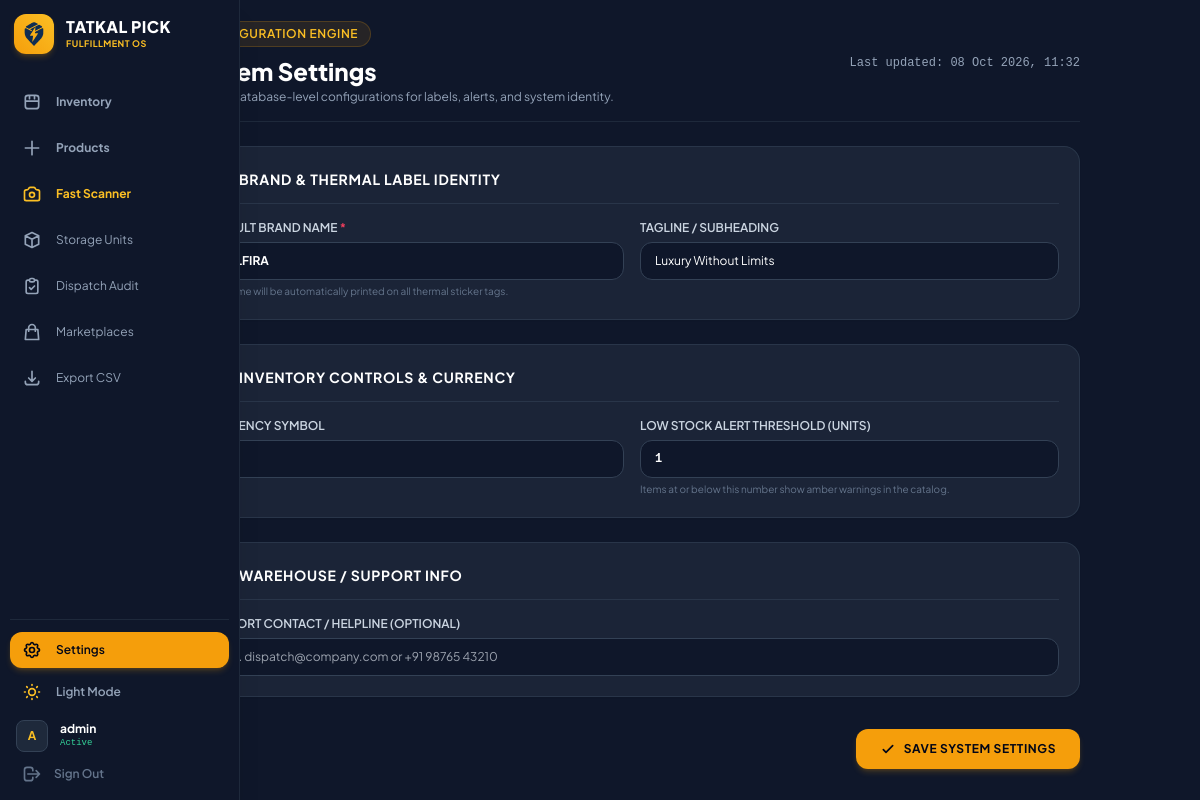
Page /settings/ (signed in) on the committed database.
### sku_manager/models.py (models this page shows)
class AppSettings(models.Model):
    brand_name = models.CharField(max_length=100, default='TATKAL PICK')
    tagline = models.CharField(max_length=150, blank=True, default='Universal Inventory & Dispatch')
    currency_symbol = models.CharField(max_length=10, default='₹')
    low_stock_threshold = models.PositiveIntegerField(default=5)
    support_contact = models.CharField(max_length=100, blank=True, default='')
    updated_at = models.DateTimeField(auto_now=True)
    @classmethod
    def get_settings(cls):
        obj, _ = cls.objects.get_or_create(id=1)
        return obj

### sku_manager/views.py (the view, shortened to what this page needs)
# urls.py: path('settings/', views.app_settings_view, name='app_settings'),
@login_required(login_url='login')
def app_settings_view(request):
    settings_obj = AppSettings.get_settings()
    return render(request, 'sku_manager/settings.html', {
        'settings': settings_obj,
        'active_page': 'settings',
    })

### templates/sku_manager/settings.html (shortened to what this page needs)
{% extends "sku_manager/base.html" %}
{% block content %}
<div class="max-w-4xl mx-auto space-y-6">
  <header class="flex flex-col sm:flex-row sm:items-center justify-between border-b border-slate-200 dark:border-slate-800 pb-4 gap-4">
    <div>
      <div class="inline-flex items-center gap-2 px-3 py-1 rounded-full bg-amber-500/10 text-amber-600 dark:text-amber-400 border border-amber-500/20 text-xs font-semibold uppercase tracking-wider mb-2">
        Configuration Engine
      </div>
      <h1 class="text-2xl font-extrabold text-slate-900 dark:text-white">System Settings</h1>
      <p class="text-slate-500 dark:text-slate-400 text-xs mt-0.5">Manage database-level configurations for labels, alerts, and system identity.</p>
    </div>
    <div class="text-xs font-mono text-slate-400">
      Last updated: {{ settings.updated_at|date:"d M Y, H:i" }}
    </div>
  </header>
  <form method="POST" action="{% url 'app_settings' %}" class="space-y-6">
    <div class="bg-white dark:bg-slate-800/80 border border-slate-200 dark:border-slate-700/60 rounded-2xl p-5 shadow-sm space-y-4">
      <div class="flex items-center gap-2.5 border-b border-slate-100 dark:border-slate-700/60 pb-3">
        <span class="w-6 h-6 rounded-lg bg-amber-500/20 text-amber-600 dark:text-amber-400 flex items-center justify-center text-xs font-bold">1</span>
        <h2 class="text-sm font-bold uppercase tracking-wider text-slate-800 dark:text-white">Brand & Thermal Label Identity</h2>
      </div>
      <div class="grid grid-cols-1 sm:grid-cols-2 gap-4">
        <div>
          <label class="block text-xs font-semibold text-slate-700 dark:text-slate-300 uppercase mb-1.5">
            Default Brand Name <span class="text-rose-500">*</span>
          </label>
          <input type="text" name="brand_name" required value="{{ settings.brand_name }}" placeholder="e.g. TATKAL PICK, AURA STORE"
            class="w-full bg-slate-50 dark:bg-slate-900 border border-slate-300 dark:border-slate-700 rounded-xl px-3.5 py-2.5 text-xs text-slate-900 dark:text-white font-bold uppercase focus:outline-none focus:border-amber-500 transition">
          <p class="text-[10px] text-slate-500 mt-1">This name will be automatically printed on all thermal sticker tags.</p>
        </div>
        <div>
          <label class="block text-xs font-semibold text-slate-700 dark:text-slate-300 uppercase mb-1.5">
            Tagline / Subheading
          </label>
          <input type="text" name="tagline" value="{{ settings.tagline }}" placeholder="e.g. Universal Inventory & Dispatch"
            class="w-full bg-slate-50 dark:bg-slate-900 border border-slate-300 dark:border-slate-700 rounded-xl px-3.5 py-2.5 text-xs text-slate-900 dark:text-white focus:outline-none focus:border-amber-500 transition">
        </div>
      </div>
    </div>
    <div class="bg-white dark:bg-slate-800/80 border border-slate-200 dark:border-slate-700/60 rounded-2xl p-5 shadow-sm space-y-4">
      <div class="flex items-center gap-2.5 border-b border-slate-100 dark:border-slate-700/60 pb-3">
        <span class="w-6 h-6 rounded-lg bg-blue-500/20 text-blue-600 dark:text-blue-400 flex items-center justify-center text-xs font-bold">2</span>
        <h2 class="text-sm font-bold uppercase tracking-wider text-slate-800 dark:text-white">Inventory Controls & Currency</h2>
      </div>
      <div class="grid grid-cols-1 sm:grid-cols-2 gap-4">
        <div>
          <label class="block text-xs font-semibold text-slate-700 dark:text-slate-300 uppercase mb-1.5">
            Currency Symbol
          </label>
          <input type="text" name="currency_symbol" value="{{ settings.currency_symbol }}" maxlength="5" placeholder="₹"
            class="w-full bg-slate-50 dark:bg-slate-900 border border-slate-300 dark:border-slate-700 rounded-xl px-3.5 py-2.5 text-xs text-slate-900 dark:text-white font-mono font-bold focus:outline-none focus:border-amber-500 transition">
        </div>
        <div>
          <label class="block text-xs font-semibold text-slate-700 dark:text-slate-300 uppercase mb-1.5">
            Low Stock Alert Threshold (Units)
          </label>
          <input type="number" min="1" name="low_stock_threshold" value="{{ settings.low_stock_threshold }}"
            class="w-full bg-slate-50 dark:bg-slate-900 border border-slate-300 dark:border-slate-700 rounded-xl px-3.5 py-2.5 text-xs text-slate-900 dark:text-white font-mono font-bold focus:outline-none focus:border-amber-500 transition">
          <p class="text-[10px] text-slate-500 mt-1">Items at or below this number show amber warnings in the catalog.</p>
        </div>
      </div>
    </div>
    <div class="bg-white dark:bg-slate-800/80 border border-slate-200 dark:border-slate-700/60 rounded-2xl p-5 shadow-sm space-y-4">
      <div class="flex items-center gap-2.5 border-b border-slate-100 dark:border-slate-700/60 pb-3">
        <span class="w-6 h-6 rounded-lg bg-emerald-500/20 text-emerald-600 dark:text-emerald-400 flex items-center justify-center text-xs font-bold">3</span>
        <h2 class="text-sm font-bold uppercase tracking-wider text-slate-800 dark:text-white">Warehouse / Support Info</h2>
      </div>
      <div>
        <label class="block text-xs font-semibold text-slate-700 dark:text-slate-300 uppercase mb-1.5">
          Support Contact / Helpline (Optional)
        </label>
        <input type="text" name="support_contact" value="{{ settings.support_contact }}" placeholder="e.g. dispatch@company.com or +91 98765 43210"
          class="w-full bg-slate-50 dark:bg-slate-900 border border-slate-300 dark:border-slate-700 rounded-xl px-3.5 py-2.5 text-xs text-slate-900 dark:text-white focus:outline-none focus:border-amber-500 transition">
      </div>
    </div>
    <div class="flex justify-end pt-2">
      <button type="submit" class="bg-amber-500 hover:bg-amber-400 active:bg-amber-600 text-slate-950 font-bold px-6 py-3 rounded-xl transition shadow-md shadow-amber-500/20 text-xs uppercase tracking-wider flex items-center gap-2">
        <svg class="w-4 h-4" fill="none" stroke="currentColor" viewBox="0 0 24 24"><path stroke-linecap="round" stroke-linejoin="round" stroke-width="2.5" d="M5 13l4 4L19 7"></path></svg>
        Save System Settings
      </button>
    </div>
  </form>
</div>
{% endblock %}

### templates/sku_manager/base.html (shortened to what this page needs)
{% load static %}
<!DOCTYPE html>
<html lang="en" class="dark">
<head>
  <script src="https://cdn.tailwindcss.com"></script>
</head>
<body class="bg-slate-100 text-slate-800 dark:bg-slate-900 dark:text-slate-100 min-h-screen flex antialiased transition-colors duration-200">
  <aside class="group fixed left-0 top-0 z-40 h-screen w-16 hover:w-60 transition-all duration-300 ease-in-out bg-white border-r border-slate-200 dark:bg-slate-900 dark:border-slate-800 flex flex-col justify-between p-2.5 shadow-xl overflow-hidden">
    <div class="space-y-6">
      <a href="{% url 'inventory_list' %}" class="flex items-center gap-3 px-1 py-1">
        <div class="w-10 h-10 min-w-[40px] rounded-xl bg-gradient-to-tr from-amber-500 to-amber-400 flex items-center justify-center shadow-md shadow-amber-500/20 text-slate-950">
          <img src="{% static 'tatkal-pick-icon.svg' %}" class="w-7 h-7 object-contain" alt="Tatkal Pick">
        </div>
        <div class="opacity-0 group-hover:opacity-100 transition-opacity duration-200 whitespace-nowrap overflow-hidden">
          <div class="font-black text-slate-900 dark:text-white text-base tracking-wide leading-tight">TATKAL PICK</div>
          <div class="text-[9px] text-amber-600 dark:text-amber-400 uppercase font-bold tracking-wider">Fulfillment OS</div>
        </div>
      </a>
      <nav class="space-y-1.5">
        <a href="{% url 'inventory_list' %}" title="Inventory"
          class="flex items-center gap-3.5 px-3 py-2.5 rounded-xl transition {% if active_page == 'inventory' %}bg-amber-500 text-slate-950 font-bold shadow-md shadow-amber-500/20{% else %}text-slate-600 dark:text-slate-400 hover:bg-slate-100 dark:hover:bg-slate-800 dark:hover:text-white{% endif %}">
          <svg class="w-5 h-5 min-w-[20px]" fill="none" stroke="currentColor" viewBox="0 0 24 24"><path stroke-linecap="round" stroke-linejoin="round" stroke-width="2" d="M4 7v10c0 2 1.5 3 3.5 3h9c2 0 3.5-1 3.5-3V7c0-2-1.5-3-3.5-3h-9C5.5 4 4 5 4 7zm0 4h16M9 4v4m6-4v4"></path></svg>
          <span class="opacity-0 group-hover:opacity-100 transition-opacity duration-200 whitespace-nowrap text-xs font-bold">Inventory</span>
        </a>
        <a href="{% url 'product_master' %}" title="Add Products & Catalog"
          class="flex items-center gap-3.5 px-3 py-2.5 rounded-xl transition {% if active_page == 'products' %}bg-amber-500 text-slate-950 font-bold shadow-md shadow-amber-500/20{% else %}text-slate-600 dark:text-slate-400 hover:bg-slate-100 dark:hover:bg-slate-800 dark:hover:text-white{% endif %}">
          <svg class="w-5 h-5 min-w-[20px]" fill="none" stroke="currentColor" viewBox="0 0 24 24"><path stroke-linecap="round" stroke-linejoin="round" stroke-width="2" d="M12 4v16m8-8H4"></path></svg>
          <span class="opacity-0 group-hover:opacity-100 transition-opacity duration-200 whitespace-nowrap text-xs font-bold">Products</span>
        </a>
        <a href="{% url 'sku_scanner' %}" title="Camera Scanner"
          class="flex items-center gap-3.5 px-3 py-2.5 rounded-xl transition {% if active_page == 'scanner' %}bg-amber-500 text-slate-950 font-bold shadow-md shadow-amber-500/20{% else %}text-amber-600 dark:text-amber-400 hover:bg-slate-100 dark:hover:bg-slate-800{% endif %}">
          <span class="opacity-0 group-hover:opacity-100 transition-opacity duration-200 whitespace-nowrap text-xs font-bold">Fast Scanner</span>
        </a>
        <a href="{% url 'box_manager' %}" title="Storage Boxes"
          class="flex items-center gap-3.5 px-3 py-2.5 rounded-xl transition {% if active_page == 'boxes' %}bg-amber-500 text-slate-950 font-bold shadow-md shadow-amber-500/20{% else %}text-slate-600 dark:text-slate-400 hover:bg-slate-100 dark:hover:bg-slate-800 dark:hover:text-white{% endif %}">
          <svg class="w-5 h-5 min-w-[20px]" fill="none" stroke="currentColor" viewBox="0 0 24 24"><path stroke-linecap="round" stroke-linejoin="round" stroke-width="2" d="M20 7l-8-4-8 4m16 0l-8 4m8-4v10l-8 4m0-10L4 7m8 4v10M4 7v10l8 4"></path></svg>
          <span class="opacity-0 group-hover:opacity-100 transition-opacity duration-200 whitespace-nowrap text-xs">Storage Units</span>
        </a>
        <a href="{% url 'dispatch_logs' %}" title="Dispatch Logs"
          class="flex items-center gap-3.5 px-3 py-2.5 rounded-xl transition {% if active_page == 'dispatch_logs' %}bg-amber-500 text-slate-950 font-bold shadow-md shadow-amber-500/20{% else %}text-slate-600 dark:text-slate-400 hover:bg-slate-100 dark:hover:bg-slate-800 dark:hover:text-white{% endif %}">
          <svg class="w-5 h-5 min-w-[20px]" fill="none" stroke="currentColor" viewBox="0 0 24 24"><path stroke-linecap="round" stroke-linejoin="round" stroke-width="2" d="M9 5H7a2 2 0 00-2 2v12a2 2 0 002 2h10a2 2 0 002-2V7a2 2 0 00-2-2h-2M9 5a2 2 0 002 2h2a2 2 0 002-2M9 5a2 2 0 012-2h2a2 2 0 012 2m-6 9l2 2 4-4"></path></svg>
          <span class="opacity-0 group-hover:opacity-100 transition-opacity duration-200 whitespace-nowrap text-xs">Dispatch Audit</span>
        </a>
        <a href="{% url 'platform_manager' %}" title="Marketplace Channels"
          class="flex items-center gap-3.5 px-3 py-2.5 rounded-xl transition {% if active_page == 'platforms' %}bg-amber-500 text-slate-950 font-bold shadow-md shadow-amber-500/20{% else %}text-slate-600 dark:text-slate-400 hover:bg-slate-100 dark:hover:bg-slate-800 dark:hover:text-white{% endif %}">
          <svg class="w-5 h-5 min-w-[20px]" fill="none" stroke="currentColor" viewBox="0 0 24 24"><path stroke-linecap="round" stroke-linejoin="round" stroke-width="2" d="M16 11V7a4 4 0 00-8 0v4M5 9h14l1 12H4L5 9z"></path></svg>
          <span class="opacity-0 group-hover:opacity-100 transition-opacity duration-200 whitespace-nowrap text-xs">Marketplaces</span>
        </a>
        <a href="{% url 'sku_export_csv' %}" title="Export CSV"
          class="flex items-center gap-3.5 px-3 py-2.5 rounded-xl transition text-slate-600 dark:text-slate-400 hover:bg-slate-100 dark:hover:bg-slate-800 dark:hover:text-white">
          <svg class="w-5 h-5 min-w-[20px]" fill="none" stroke="currentColor" viewBox="0 0 24 24"><path stroke-linecap="round" stroke-linejoin="round" stroke-width="2" d="M4 16v1a3 3 0 003 3h10a3 3 0 003-3v-1m-4-4l-4 4m0 0l-4-4m4 4V4"></path></svg>
          <span class="opacity-0 group-hover:opacity-100 transition-opacity duration-200 whitespace-nowrap text-xs">Export CSV</span>
        </a>
      </nav>
    </div>
    <div class="space-y-1.5 pt-3 border-t border-slate-200 dark:border-slate-800">
      <a href="{% url 'app_settings' %}" title="System Settings"
        class="flex items-center gap-3.5 px-3 py-2 rounded-xl transition {% if active_page == 'settings' %}bg-amber-500 text-slate-950 font-bold shadow-md shadow-amber-500/20{% else %}text-slate-600 dark:text-slate-400 hover:bg-slate-100 dark:hover:bg-slate-800 dark:hover:text-white{% endif %}">
        <span class="opacity-0 group-hover:opacity-100 transition-opacity duration-200 whitespace-nowrap text-xs font-semibold">Settings</span>
      </a>
      <button id="themeToggleBtn" type="button" title="Switch Theme"
        class="w-full flex items-center gap-3.5 px-3 py-2 rounded-xl text-slate-600 dark:text-slate-400 hover:bg-slate-100 dark:hover:bg-slate-800 transition">
        <span id="themeToggleText" class="opacity-0 group-hover:opacity-100 transition-opacity duration-200 whitespace-nowrap text-xs font-semibold">
        </span>
      </button>
      {% if request.user.is_authenticated %}
      <div class="flex items-center gap-3 px-1.5 pt-1 overflow-hidden">
        <div class="w-8 h-8 min-w-[32px] rounded-lg bg-slate-200 dark:bg-slate-800 border border-slate-300 dark:border-slate-700 flex items-center justify-center font-bold text-amber-600 dark:text-amber-400 text-xs">
          {{ request.user.username|slice:":1"|upper }}
        </div>
        <div class="opacity-0 group-hover:opacity-100 transition-opacity duration-200 overflow-hidden">
          <div class="text-xs font-bold text-slate-800 dark:text-white truncate">{{ request.user.username }}</div>
          <div class="text-[9px] text-emerald-600 dark:text-emerald-400 font-mono">Active</div>
        </div>
      </div>
      <a href="{% url 'logout' %}" title="Log Out"
        class="flex items-center gap-3 px-3 py-1.5 rounded-xl text-slate-500 hover:bg-rose-500/10 hover:text-rose-500 transition">
        <svg class="w-5 h-5 min-w-[20px]" fill="none" stroke="currentColor" viewBox="0 0 24 24">
          <path stroke-linecap="round" stroke-linejoin="round" stroke-width="2" d="M17 16l4-4m0 0l-4-4m4 4H7m6 4v1a3 3 0 01-3 3H6a3 3 0 01-3-3V7a3 3 0 013-3h4a3 3 0 013 3v1"></path>
        </svg>
        <span class="opacity-0 group-hover:opacity-100 transition-opacity duration-200 whitespace-nowrap text-xs font-semibold">Sign Out</span>
      </a>
      {% endif %}
    </div>
  </aside>
  <main class="flex-1 ml-16 p-4 sm:p-5 min-h-screen transition-all duration-300">
    <div class="w-full space-y-4">
      {% block content %}{% endblock %}
    </div>
  </main>
</body>
</html>

### templates/sku_manager/base.html (style rules this page uses)
body { font-family: 'Plus Jakarta Sans', sans-serif; }

### rows in the picture
AppSettings: updated_at "08 Oct 2026, 11:32", brand_name "Velfira", tagline "Luxury Without Limits", currency_symbol "₹", low_stock_threshold "1"

### other values in the picture
{{ request.user.username|slice:":1"|upper }} "A"
{{ request.user.username }} "admin"
